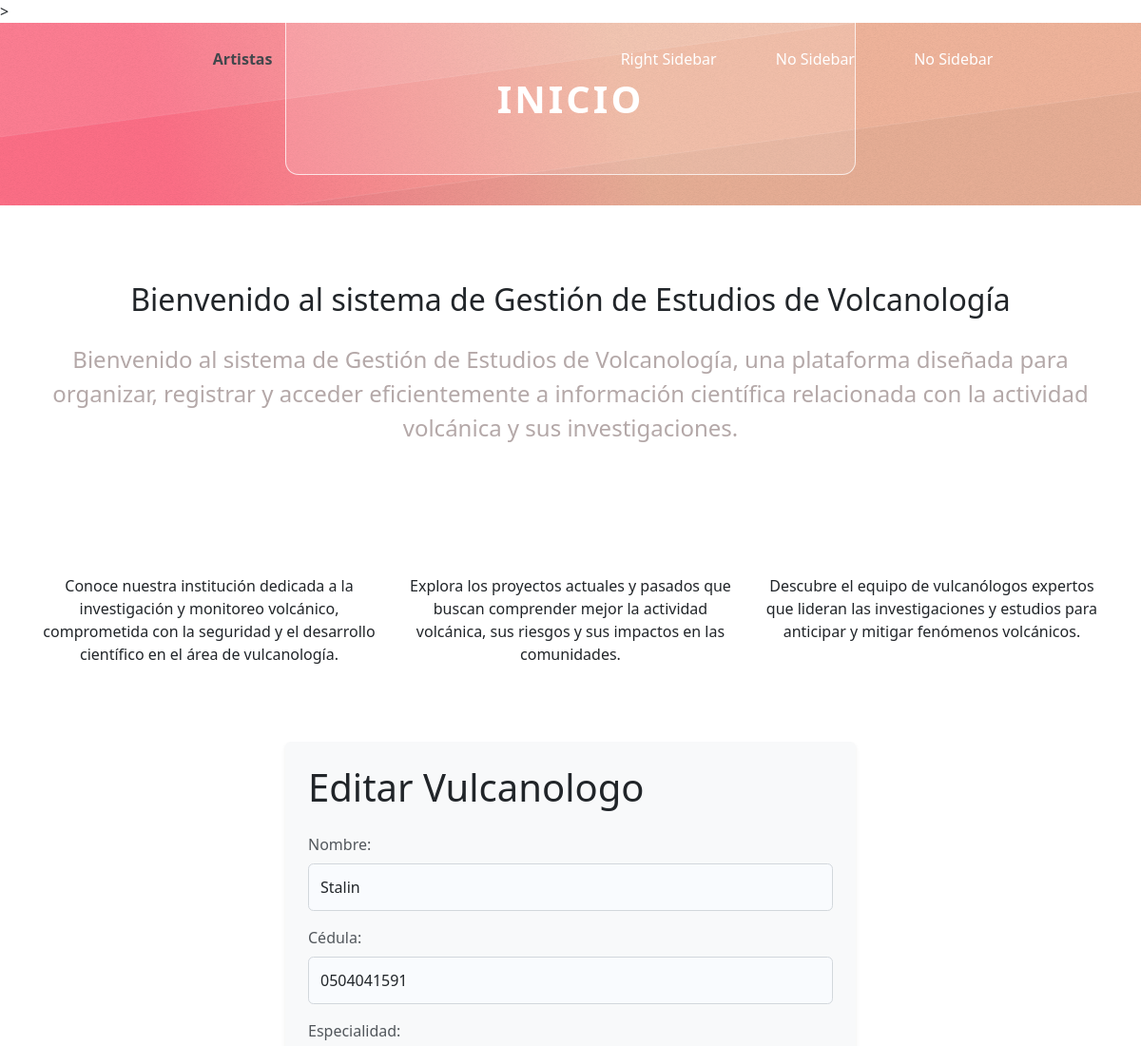
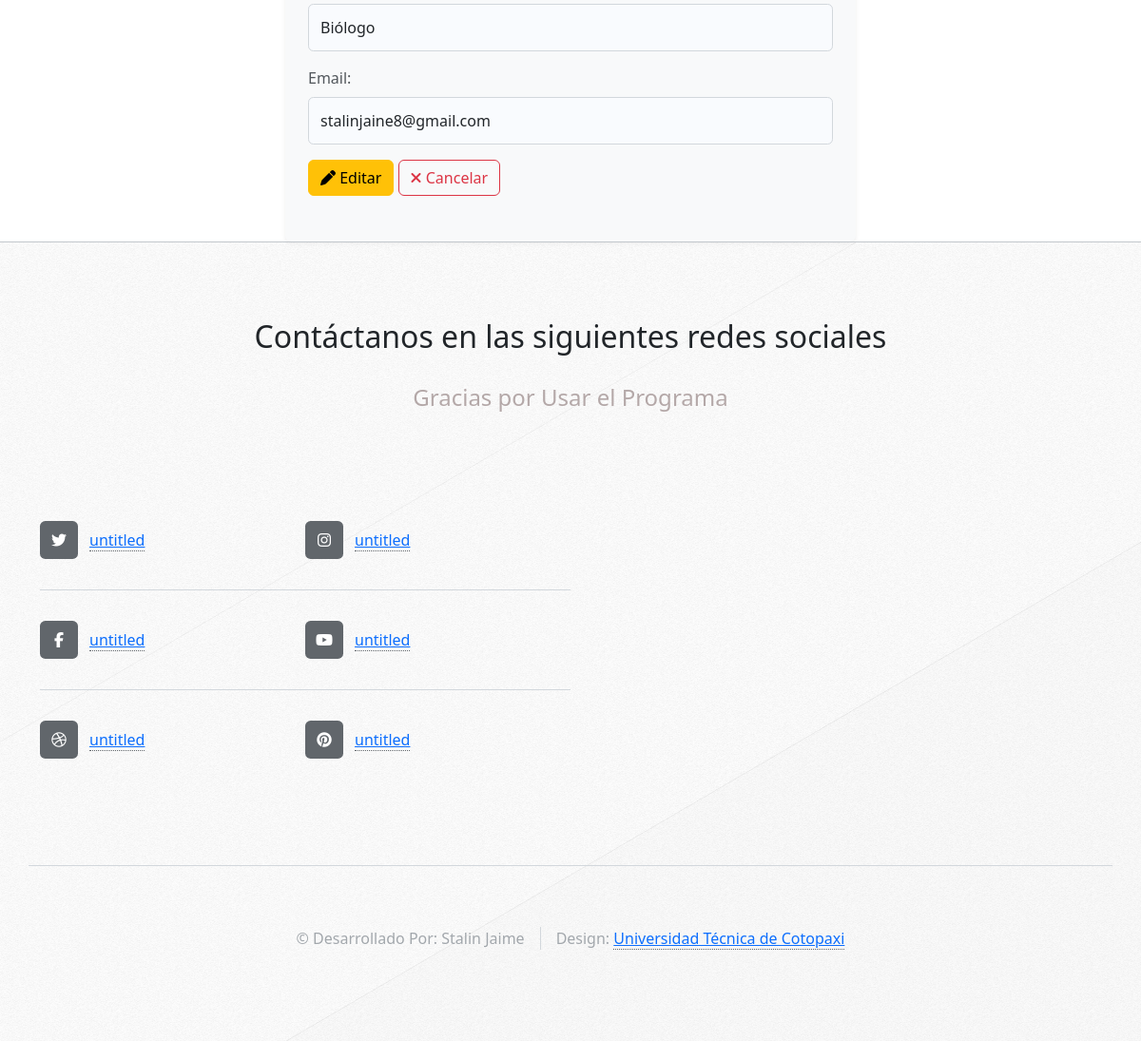
/editarVulca/3, run on the app's committed database (2 pictures, top to bottom).
### Aplicaciones/vulcanologo/models.py (models this page shows, shortened)
class vulcanologo(models.Model):
    id = models.AutoField(primary_key=True)
    nombre = models.CharField(max_length=100)
    apellido = models.CharField(max_length=100)
    especialidad = models.CharField(max_length=100)
    email = models.CharField(max_length=100)

### Aplicaciones/vulcanologo/views.py (the view)
# urls.py: path('editarVulca/<id>',views.editarVulca),
def editarVulca(request, id):
    vulcaEditar = vulcanologo.objects.get(id=id)
    return render(request, "editarVulca.html", {'vulcaEditar': vulcaEditar})

### Aplicaciones/vulcanologo/templates/editarVulca.html (shortened to what this page needs)
{% extends './plantilla.html' %}
{% block contenido %}
<div class="row">
    <div class="col-md-3"></div>
    <div class="col-md-6 bg-light p-4 rounded shadow-sm">
        <h1 class="mb-4">Editar Vulcanologo</h1>
        <form action="/procesarEdicionVulca" method="post">
            <label for="nombre">Nombre:</label>
            <input class="form-control mb-3" type="text" name="nombre" id="nombre" value="{{vulcaEditar.nombre}}" >
            <label for="apellido">Cédula:</label>
            <input class="form-control mb-3" type="text" name="apellido" id="apellido" value="{{vulcaEditar.apellido}}" >
            <label for="especialidad">Especialidad:</label>
            <input class="form-control mb-3" type="text" name="especialidad" id="especialidad" value="{{vulcaEditar.especialidad}}" >
            <label for="email">Email:</label>
            <input class="form-control mb-3" type="text" name="email" id="email" value="{{vulcaEditar.email}}" >
            <button
            class="btn btn-warning"
            type="submit"><i class="fa fa-pen"></i>
                Editar</button>
            <a
            class="btn btn-outline-danger"
            href="/"><i class=" fa fa-times"></i>
                Cancelar
            </a>
        </form>
        <br>
    </div>
    <div class="col-md-3"></div>
</div>
{% endblock %}

### oceanoSJ21/static/Plantilla/assets/css/main.css (style rules this page uses)
html, body, div, span, applet, object, iframe, h1, h2, h3, h4, h5, h6, p, blockquote, pre, a, abbr, acronym, address, big, cite, code, del, dfn, em, img, ins, kbd, q, s, samp, small, strike, strong, sub, sup, tt, var, b, u, i, center, dl, dt, dd, ol, ul, li, fieldset, form, label, legend, table, caption, tbody, tfoot, thead, tr, th, td, article, aside, canvas, details, embed, figure, figcaption, footer, header, hgroup, menu, nav, output, ruby, section, summary, time, mark, audio, video { margin: 0; padding: 0; border: 0; font-size: 100%; font: inherit; vertical-align: baseline; }
body { line-height: 1; }
body { -webkit-text-size-adjust: none; }
input, select, textarea { -moz-appearance: none; -webkit-appearance: none; -ms-appearance: none; appearance: none; }
html { box-sizing: border-box; }
*, *:before, *:after { box-sizing: inherit; }
body { background: #f5f7fa; font-family: 'Source Sans Pro', sans-serif; font-weight: 300; color: #52575c; line-height: 1.75em; font-size: 14pt; }
input, textarea, select { font-family: 'Source Sans Pro', sans-serif; font-weight: 300; color: #52575c; line-height: 1.75em; font-size: 15pt; }
h1, h2, h3, h4, h5, h6 { font-weight: 300; color: #52575c; }
a { -moz-transition: color 0.25s ease-in-out, border-color 0.25s ease-in-out, background-color 0.25s ease-in-out; -webkit-transition: color 0.25s ease-in-out, border-color 0.25s ease-in-out, background-color 0.25s ease-in-out; -ms-transition: color 0.25s ease-in-out, border-color 0.25s ease-in-out, background-color 0.25s ease-in-out; transition: color 0.25s ease-in-out, border-color 0.25s ease-in-out, background-color 0.25s ease-in-out; color: inherit; text-decoration: none; border-bottom: dotted 1px #62676c; }
em, i { font-style: italic; }
.row { display: flex; flex-wrap: wrap; box-sizing: border-box; align-items: stretch; }
.row > * { box-sizing: border-box; }
.row { margin-top: -50px; margin-left: -50px; }
.row > * { padding: 50px 0 0 50px; }
@media screen and (max-width: 1280px) { .row { display: flex; flex-wrap: wrap; box-sizing: border-box; align-items: stretch; } }
@media screen and (max-width: 1280px) { .row > * { box-sizing: border-box; } }
@media screen and (max-width: 1280px) { .row { margin-top: -40px; margin-left: -40px; } }
@media screen and (max-width: 1280px) { .row > * { padding: 40px 0 0 40px; } }
form label { display: block; font-weight: 300; color: #52575c; margin: 0 0 0.5em 0; }
form input[type="text"], form input[type="email"], form input[type="password"], form select, form textarea { -moz-transition: background-color 0.25s ease-in-out; -webkit-transition: background-color 0.25s ease-in-out; -ms-transition: background-color 0.25s ease-in-out; transition: background-color 0.25s ease-in-out; -webkit-appearance: none; display: block; background: #f9fbfe; border: solid 1px #d2d7dc; border-radius: 0.35em; width: 100%; line-height: 1.5em; padding: 0.75em; }
input[type="button"], input[type="submit"], input[type="reset"], button, .button { -moz-transition: color 0.25s ease-in-out, border-color 0.25s ease-in-out, background-color 0.25s ease-in-out; -webkit-transition: color 0.25s ease-in-out, border-color 0.25s ease-in-out, background-color 0.25s ease-in-out; -ms-transition: color 0.25s ease-in-out, border-color 0.25s ease-in-out, background-color 0.25s ease-in-out; transition: color 0.25s ease-in-out, border-color 0.25s ease-in-out, background-color 0.25s ease-in-out; display: inline-block; color: inherit; background: none; text-decoration: none; border: solid 1px #c2c7cc; border-radius: 0.35em; padding: 0.8em 2em 0.8em 2em; cursor: pointer; outline: 0; }
@media screen and (max-width: 1280px) { body, input, textarea, select { line-height: 1.5em; font-size: 13pt; } }

### data on the page
vulcanologo: nombre "Stalin", apellido "0504041591", especialidad "Biólogo", email "stalinjaine8@gmail.com"
